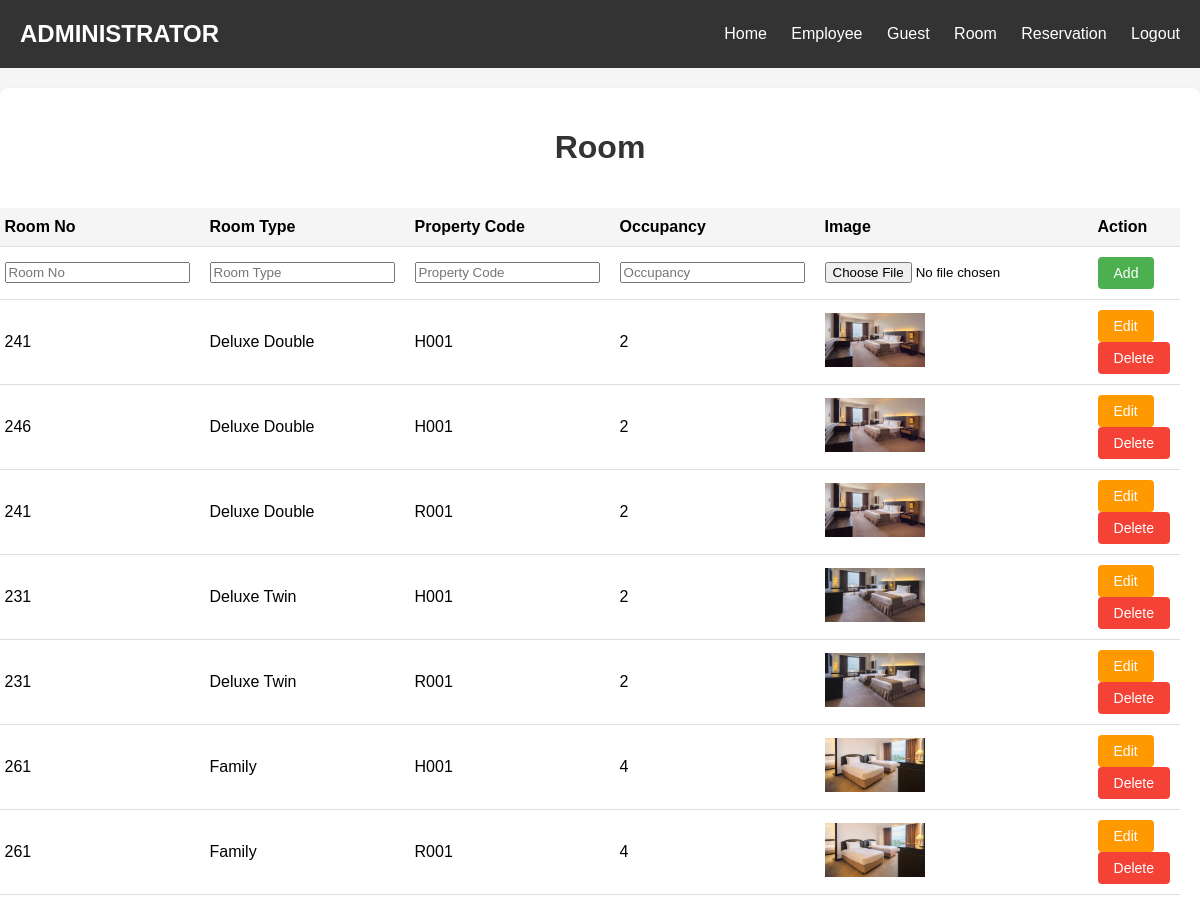
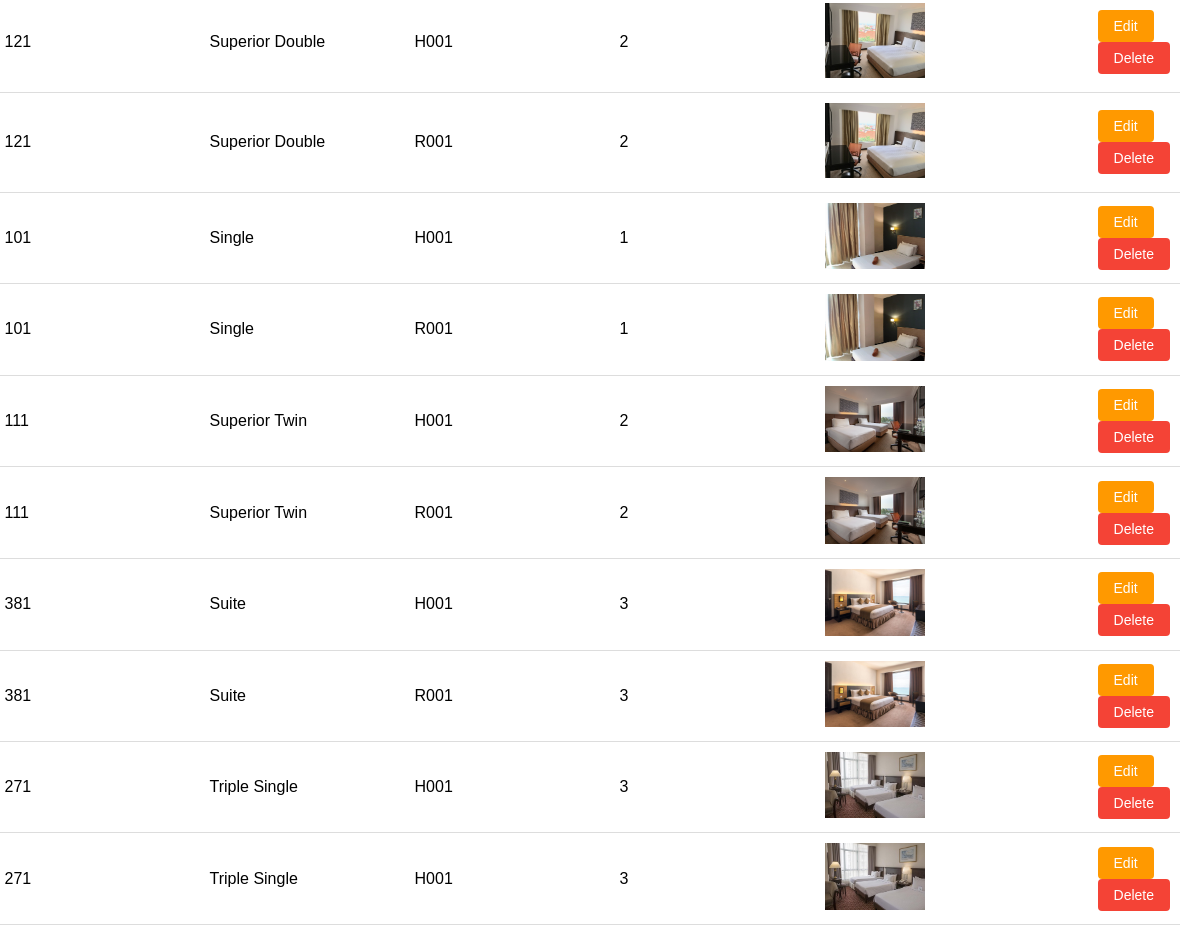
Screenshot of /royaleagle/admin/room.php (signed in) with the database file from the repository (2 pictures, top to bottom).
### tables this page shows
CREATE TABLE `rooms` (
  `Room_Id` varchar(10) NOT NULL,
  `Room_No` int(3) DEFAULT NULL,
  `Room_Type` varchar(20) NOT NULL,
  `Property_Code` varchar(10) NOT NULL,
  `Occupancy` int(11) NOT NULL,
  `Room_Image` varchar(10) DEFAULT NULL
);

### royaleagle/admin/room.php (the view, shortened to what this page needs)
<?php
    include('header.php');
    include('../connection.php');
    $sql = "SELECT * FROM rooms";
    $result = mysqli_query($conn, $sql);
?>
<!DOCTYPE html>
<html lang="en">
    <head>
        <link rel="stylesheet" href="styles/style.css">
    </head>
    <body>
        <div class="container">
            <h1>Room</h1>
            <div class="row">
                <div class="col-9">
                    <table>
                        <tr>
                            <th>Room No</th>
                            <th>Room Type</th>
                            <th>Property Code</th>
                            <th>Occupancy</th>
                            <th>Image</th>
                            <th>Action</th>
                        </tr>
                        <tr>
                            <form action="room.php" method="post" enctype="multipart/form-data">
                                <td><input type="text" name="Room_No" placeholder="Room No" required></td>
                                <td><input type="text" name="Room_Type" placeholder="Room Type" required></td>
                                <td><input type="text" name="Property_Code" placeholder="Property Code" required></td>
                                <td><input type="text" name="Occupancy" placeholder="Occupancy" required></td>
                                <td><input type="file" name="Room_Image" ></td>
                                <td><input type="submit" value="Add"></td>
                            </form>
                        </tr>
                        <?php
                            while($row = mysqli_fetch_assoc($result)) {
                        ?>
                        <tr>
                            <td><?php echo $row['Room_No']; ?></td>
                            <td><?php echo $row['Room_Type']; ?></td>
                            <td><?php echo $row['Property_Code']; ?></td>
                            <td><?php echo $row['Occupancy'];?></td>
                            <td><img src="../images/<?php echo $row['Room_Image']; ?>"></td>
                            <td>
                                <a href="editRoom.php?id=<?php echo $row['Room_Id']; ?>"><button class="btnedit">Edit</button></a>
                                <a href="delete.php?room_id=<?php echo $row['Room_Id']; ?>" onClick="return confirm('Confirm delete?')"><button class="btndelete">Delete</button></a>
                            </td>
                        <?php
                            }
                        ?>
                    </table>
                </div>
            </div>
        </div>
    </body>
</html>

### royaleagle/admin/header.php (shortened to what this page needs)
<!DOCTYPE html>
<html lang="en">
    <head>
    </head>
    <body>
        <header>
            <div class="header">
                <h1>ADMINISTRATOR</h1>
                <div class="header-right">
                    <a href="../admin/adminHome.php">Home</a>
                    <a href="../admin/employee.php">Employee</a>
                    <a href="../admin/guest.php">Guest</a>
                    <a href="../admin/room.php">Room</a>
                    <a href="../admin/reservation.php">Reservation</a>
                    <a href="adminLogout.php">Logout</a>
                </div>
            </div>
        </header>
    </body>
</html>

### royaleagle/admin/styles/style.css (style rules this page uses)
body { margin: 0; padding: 0; font-family: Arial, sans-serif; background-color: #f5f5f5; }
.container { margin: 20px auto; background-color: #fff; padding: 20px; border-radius: 8px; box-shadow: 0 2px 4px rgba(0, 0, 0, 0.1); }
h1 { text-align: center; color: #333; }
.col-3, .col-9 { display: flex; justify-content: flex-end; margin-bottom: 20px; }
input[type=submit], .btnedit, .btndelete { padding: 8px 16px; border: none; border-radius: 4px; background-color: #4CAF50; color: #fff; font-size: 14px; cursor: pointer; }
.btnedit { background-color: #f90; }
.btndelete { background-color: #f44336; }
table { width: 100%; border-collapse: collapse; }
th, td { padding: 10px; text-align: left; border-bottom: 1px solid #ddd; }
th { background-color: #f5f5f5; font-weight: bold; }
td:last-child { text-align: left; }
img { max-width: 100px; height: auto; }

### royaleagle/admin/header.php (style rules this page uses)
body { margin: 0; padding: 0; font-family: Arial, sans-serif; }
header { background-color: #333; padding: 20px; }
.header { display: flex; justify-content: space-between; align-items: center; }
.header h1 { color: #fff; margin: 0; font-size: 24px; font-weight: bold; }
.header-right a { color: #fff; text-decoration: none; margin-left: 20px; font-size: 16px; }

### rows the page displays
rooms: Room_No "241", Room_Type "Deluxe Double", Property_Code "H001", Occupancy "2", Room_Image (picture)
rooms: Room_No "246", Room_Type "Deluxe Double", Property_Code "H001", Occupancy "2", Room_Image (picture)
rooms: Room_No "241", Room_Type "Deluxe Double", Property_Code "R001", Occupancy "2", Room_Image (picture)
rooms: Room_No "231", Room_Type "Deluxe Twin", Property_Code "H001", Occupancy "2", Room_Image (picture)
rooms: Room_No "231", Room_Type "Deluxe Twin", Property_Code "R001", Occupancy "2", Room_Image (picture)
rooms: Room_No "261", Room_Type "Family", Property_Code "H001", Occupancy "4", Room_Image (picture)
rooms: Room_No "261", Room_Type "Family", Property_Code "R001", Occupancy "4", Room_Image (picture)
rooms: Room_No "121", Room_Type "Superior Double", Property_Code "H001", Occupancy "2", Room_Image (picture)
rooms: Room_No "121", Room_Type "Superior Double", Property_Code "R001", Occupancy "2", Room_Image (picture)
rooms: Room_No "101", Room_Type "Single", Property_Code "H001", Occupancy "1", Room_Image (picture)
rooms: Room_No "101", Room_Type "Single", Property_Code "R001", Occupancy "1", Room_Image (picture)
rooms: Room_No "111", Room_Type "Superior Twin", Property_Code "H001", Occupancy "2", Room_Image (picture)
rooms: Room_No "111", Room_Type "Superior Twin", Property_Code "R001", Occupancy "2", Room_Image (picture)
rooms: Room_No "381", Room_Type "Suite", Property_Code "H001", Occupancy "3", Room_Image (picture)
rooms: Room_No "381", Room_Type "Suite", Property_Code "R001", Occupancy "3", Room_Image (picture)
rooms: Room_No "271", Room_Type "Triple Single", Property_Code "H001", Occupancy "3", Room_Image (picture)
rooms: Room_No "271", Room_Type "Triple Single", Property_Code "H001", Occupancy "3", Room_Image (picture)
